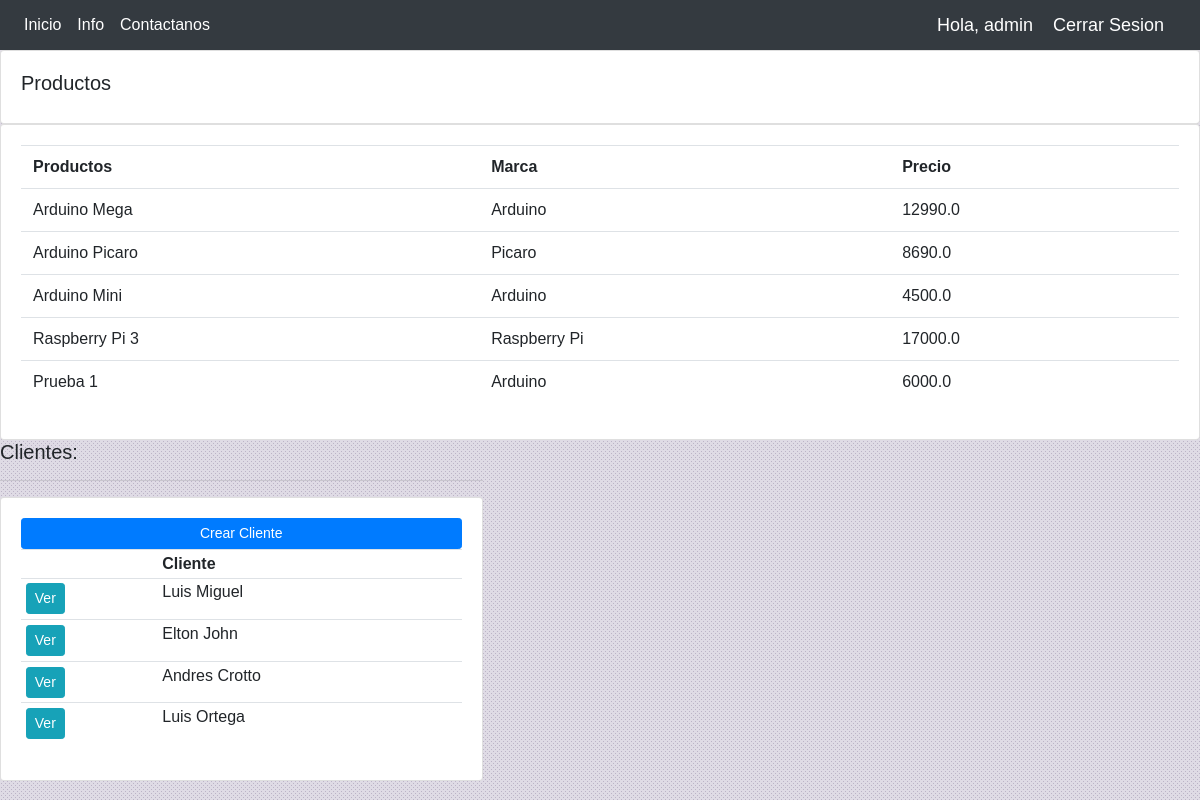
/productos/ (signed in), run on an earlier commit of the app's database.
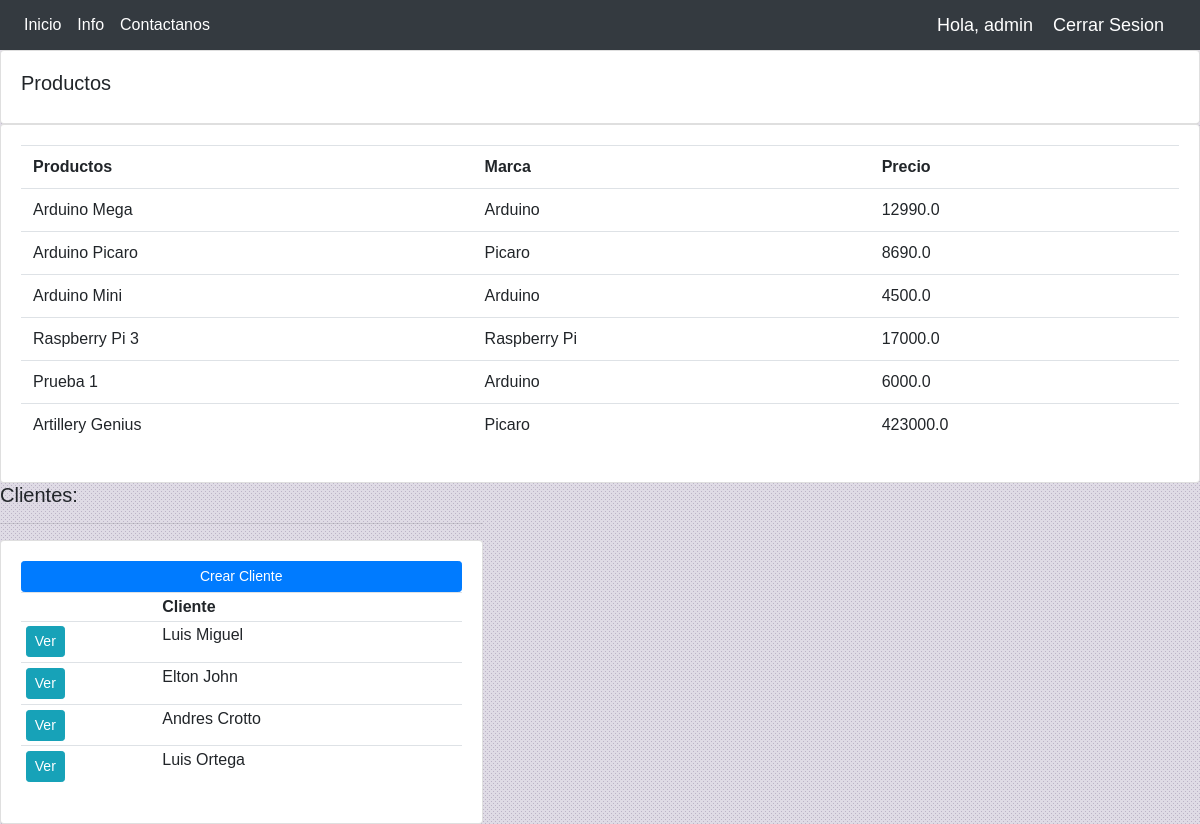
And on a later commit of the database.
### tienda/models.py (models this page shows, shortened)
class Producto(models.Model):
    nombre = models.CharField(max_length=200)
    codigo = models.CharField(max_length=200)
    marca = models.ForeignKey('Marca', on_delete=models.SET_NULL, null=True)
    precio = models.FloatField(null=True)
    descripcion = models.CharField(max_length=500)

class Marca(models.Model):
    nombre = models.CharField(max_length=100)
    def __str__(self):
        return self.nombre

class Cliente(models.Model):
    nombre = models.CharField(max_length=200)
    telefono = models.CharField(max_length=200)
    email = models.CharField(max_length=200)
    fecha_creacion = models.DateTimeField(auto_now_add=True, null=True)

### tienda/decorators.py (the view)
        def wrapper_func(request, *args, **kwargs):
            group = None
            if request.user.groups.exists():
                group = request.user.groups.all()[0].name
            if group in allowed_roles:
                return view_func(request, *args, **kwargs)
            else:
                return HttpResponse('No tienes autorización para ver esta página')

### tienda/views.py (called while the page is built)
@login_required(login_url='login')
@permitirUsuarios(allowed_roles=['admin', 'usuarios'])
def productos(request):
    producto = Producto.objects.all()
    cliente = Cliente.objects.all()
    context = {'producto': producto, 'cliente': cliente}
    return render(request, 'tienda/productos.html', context)

### tienda/templates/tienda/productos.html
{% extends 'tienda/main.html' %}
{% load static %}
    {% block content %}
		<div class="row">
			<div class="col-md">
				<div class="card card-body">
					<h5>Productos</h5>
				</div>
				<div class="card card-body">
					<table class="table">
						<tr>
							<th>Productos</th>
							<th>Marca</th>
							<th>Precio</th>
                            </tr>
                        {% for i in producto %}
                            <tr>
                                <td>{{ i.nombre }}</td>
                                <td>{{ i.marca }}</td>
                                <td>{{ i.precio }}</td>
                            </tr>
                        {% endfor %}
					</table>
				</div>
			</div>
		</div>
        <div class="row">
	<div class="col-md-5">
		<h5>Clientes:</h5>
		<hr>
		<div class="card card-body">
			<a class="btn btn-primary  btn-sm btn-block" href="{% url 'crearCliente' %}">Crear Cliente</a>
			<table class="table table-sm">
				<tr>
                    <th></th>
					<th>Cliente</th>
				</tr>
				{% for cli in cliente %}
					<tr>
                        <td><a class="btn btn-sm btn-info" href="{% url 'cliente' cli.id %}">Ver</a></td>
						<td>{{cli.nombre}}</td>
					</tr>
				{% endfor %}
			</table>
		</div>
	</div>
        </div>
{% endblock content %}

### tienda/templates/tienda/main.html (shortened to what this page needs)
{% load static %}
<!DOCTYPE html>
<html lang="en">
<head>
    <link rel="stylesheet" href="https://stackpath.bootstrapcdn.com/bootstrap/4.5.2/css/bootstrap.min.css">
    <link   rel="stylesheet" type="text/css" href="{% static 'css/styles.css' %}">
    <link   rel="stylesheet" type="text/css" href="{% static 'css/styles2.css' %}">
    <link   rel="stylesheet" type="text/css" href="{% static 'css/autocomplete.css' %}">
</head>
<body>
    {% include 'tienda/navbar.html' %}
    {% block content %}
    {% endblock %}
</body>
</html>

### tienda/templates/tienda/navbar.html (shortened to what this page needs)
{% load static %}
<nav class="navbar navbar-expand-lg navbar-dark bg-dark" >
        <div class="collapse navbar-collapse"  id="navbarNav">
          <ul class="navbar-nav">
            <li class="nav-item active">
                <a class="nav-link" href="{% url 'home' %}">Inicio</a>
              </li>
            <li class="nav-item active">
              <a class="nav-link" href="{% url 'productos' %}">Info </a>
            </li>
            <li class="nav-item active">
              <a class="nav-link" href="{% url 'contacto' %}">Contactanos</a>
            </li>
          </ul>
        </div>
        <span class="hm">Hola, {{ request.user }} </span>
        <span><a class="hm" href="{% url 'logout' %}">Cerrar Sesion</a></span>
      </nav>

### tienda/static/css/styles.css (style rules this page uses)
body { background-color: #DFDBE5; }

### tienda/static/css/styles2.css (style rules this page uses)
body { background-color: #DFDBE5; }
* { box-sizing: border-box; }
.row:after { content: ""; display: table; clear: both; }
.active, .demo:hover { opacity: 1; }

### tienda/static/css/autocomplete.css (style rules this page uses)
* { box-sizing: border-box; }
body { font: 16px Arial; }

### tienda/templates/tienda/navbar.html (style rules this page uses)
.hm { font-size: 18px; color: #fff; margin-right: 20px; }

What changed in the data, as far as the page shows it:
added Producto: nombre "Artillery Genius", marca "Picaro", precio "423000.0"
